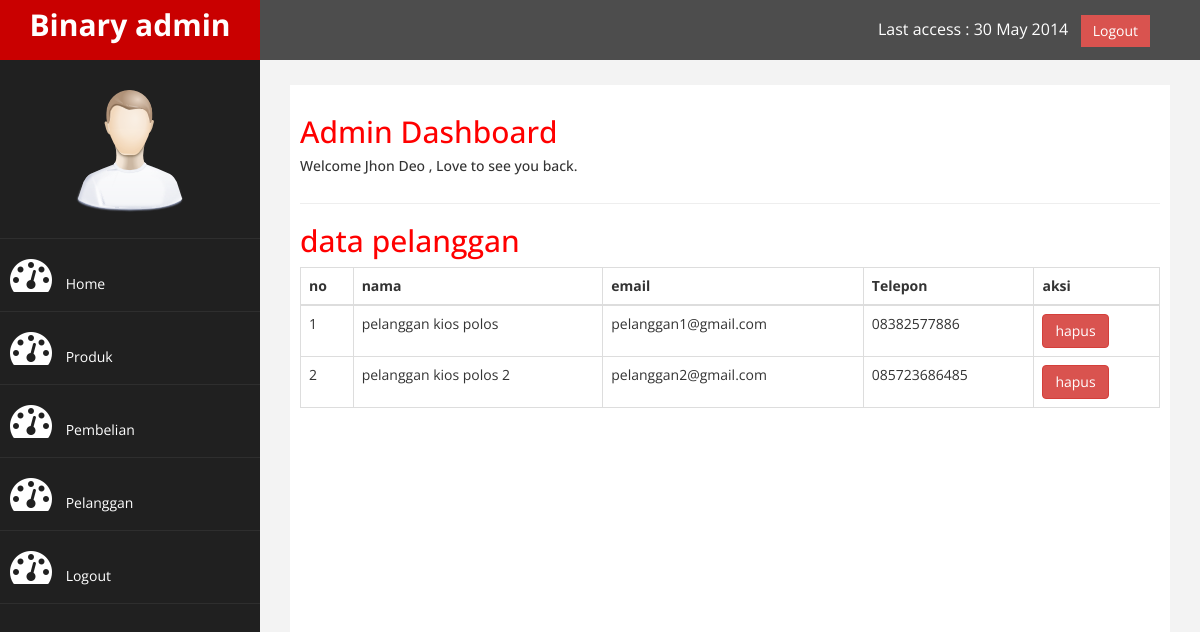
Page /admin/index.php?halaman=pelanggan (signed in) on the committed database.
### tables this page shows
CREATE TABLE `pelanggan` (
  `id_pelanggan` int(11) NOT NULL,
  `email_pelanggan` varchar(100) NOT NULL,
  `password_pelanggan` varchar(50) NOT NULL,
  `nama_pelanggan` varchar(100) NOT NULL,
  `telepon_pelanggan` varchar(25) NOT NULL
);

### admin/pelanggan.php (the view)
<h2>data pelanggan</h2>
<table class="table table-bordered">
	<thead>
		<tr>
			<th>no</th>
			<th>nama </th>
			<th>email</th>
			<th>Telepon</th>
			<th>aksi</th>
		</tr>
	</thead>
	<tbody>
		<?php $nomor=1; ?>
		<?php $ambil=$koneksi->query("SELECT * FROM pelanggan"); ?>
		<?php while($pecah = $ambil-> fetch_assoc()){ ?>
		<tr>
			<td><?php echo $nomor; ?></td>
			<td><?php echo $pecah['nama_pelanggan']; ?></td>
			<td><?php echo $pecah['email_pelanggan']; ?></td>
			<td><?php echo $pecah['telepon_pelanggan']; ?></td>
			<td>
				<a href="" class="btn-danger btn">hapus</a>
			</td>
		</tr>
		<?php $nomor++; ?>
		<?php } ?>
	</tbody>
</table>

### admin/assets/css/custom.css (style rules this page uses)
body { font-family: 'Open Sans', sans-serif; }
h2 { color: #f00; }

### rows in the picture
pelanggan: nama_pelanggan "pelanggan kios polos", email_pelanggan "pelanggan1@gmail.com", telepon_pelanggan "08382577886"
pelanggan: nama_pelanggan "pelanggan kios polos 2", email_pelanggan "pelanggan2@gmail.com", telepon_pelanggan "085723686485"
